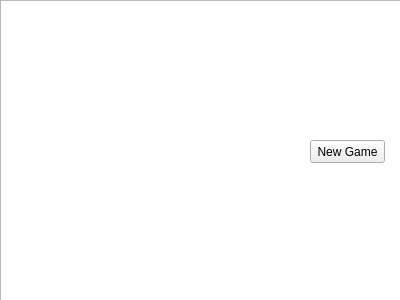
<?xml version="1.0" encoding="UTF-8"?>
<ui version="4.0">
 <class>Scoreboard</class>
 <widget class="QWidget" name="Scoreboard">
  <property name="geometry">
   <rect>
    <x>0</x>
    <y>0</y>
    <width>400</width>
    <height>300</height>
   </rect>
  </property>
  <property name="windowTitle">
   <string>Form</string>
  </property>
  <widget class="QTextBrowser" name="scoreTextBrowser">
   <property name="geometry">
    <rect>
     <x>0</x>
     <y>0</y>
     <width>401</width>
     <height>301</height>
    </rect>
   </property>
  </widget>
  <widget class="QPushButton" name="newGameButton">
   <property name="geometry">
    <rect>
     <x>310</x>
     <y>140</y>
     <width>75</width>
     <height>23</height>
    </rect>
   </property>
   <property name="text">
    <string>New Game</string>
   </property>
  </widget>
 </widget>
 <resources/>
 <connections/>
</ui>
